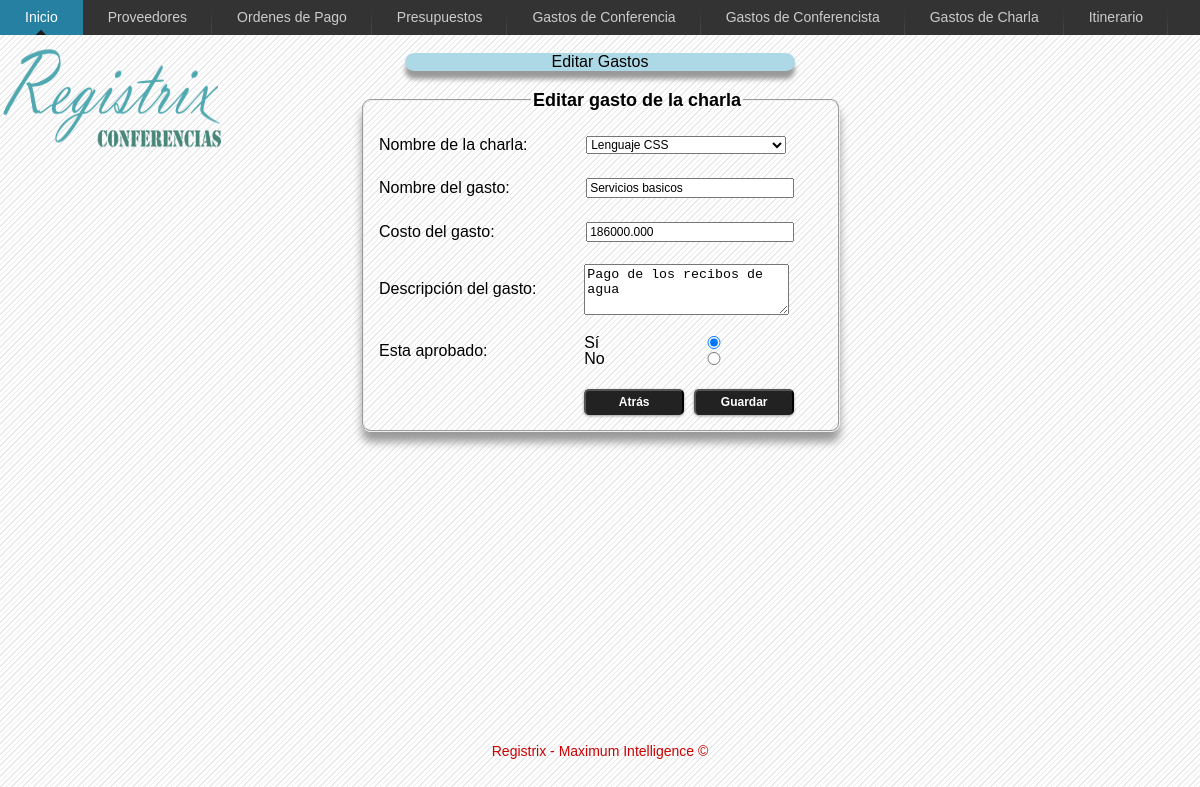
Screenshot of /RegistrarGastosCharla/editarGastosCharla.php?idgasto=11&idcharla=2&idtipogasto=14 with the database file from the repository.
### tables this page shows
CREATE TABLE IF NOT EXISTS `tcharla` (
  `id_charla` int(11) NOT NULL AUTO_INCREMENT,
  `titulo_charla` varchar(200) NOT NULL,
  `descripcion` text NOT NULL,
  `esta_aprobada` tinyint(1) DEFAULT '0',
  `duracion` int(11) NOT NULL DEFAULT '0',
  `id_conferencia` int(11) NOT NULL,
  `id_persona` int(11) NOT NULL,
  `es_charla` tinyint(1) DEFAULT '1',
  `id_documento` int(11) DEFAULT '0',
  `hora` time NOT NULL,
  `fecha` date DEFAULT NULL,
  `costo_entrada` float(9,3) NOT NULL,
  `id_categoria` int(11) NOT NULL,
  PRIMARY KEY (`id_charla`),
  KEY `id_persona` (`id_persona`),
  KEY `id_conferencia` (`id_conferencia`),
  KEY `id_categoria` (`id_categoria`)
);

CREATE TABLE IF NOT EXISTS `ttipo_gasto` (
  `id_tipo_gasto` int(11) NOT NULL AUTO_INCREMENT,
  `nombre_tipo_gasto` char(20) NOT NULL,
  `descripcion_tipo_gasto` text,
  PRIMARY KEY (`id_tipo_gasto`)
);

CREATE TABLE IF NOT EXISTS `tgasto` (
  `id_gasto` int(11) NOT NULL AUTO_INCREMENT,
  `descripcion` text NOT NULL,
  `costo` float(9,3) DEFAULT '0.000',
  `hospedaje_duracion` int(11) DEFAULT '0',
  `hospedaje_lugar` varchar(150) DEFAULT 'N/A',
  `transporte_origen` varchar(150) DEFAULT 'N/A',
  `esta_aprobado` tinyint(1) DEFAULT NULL,
  `id_tipo_gasto` int(11) NOT NULL,
  PRIMARY KEY (`id_gasto`),
  KEY `id_tipo_gasto` (`id_tipo_gasto`)
);

### includes/conexion.php (called while the page is built, shortened)
<?php
class ConectarMySQL {
    public static function conexion() {
        $BaseDatos = "registrix";
        $Servidor = "localhost";
        $Usuario = "root";
        $Clave = "12345";
        @$conexion = mysql_connect($Servidor, $Usuario, $Clave);
        @$seleccionarBase = mysql_select_db($BaseDatos, $conexion);
        return $conexion;
    }
}
?>

### includes/fachadaGastosCharla.php (called while the page is built, shortened)
<?php
require_once ("conexion.php");
class fachadaGastosCharla {
    private $consultas;
    public function __construct() {
        $this->consultas = array();
    }
    public function mostrarGastosPorId($idgasto) {
        $sql = "SELECT g.id_tipo_gasto, g.id_gasto,c.id_charla,c.titulo_charla, tg.nombre_tipo_gasto, tg.descripcion_tipo_gasto, g.costo, g.esta_aprobado
				FROM tcharla c
				JOIN tcharla_tgasto cg
				ON c.id_charla=cg.id_charla
				JOIN tgasto g
				ON cg.id_gasto=g.id_gasto
				JOIN ttipo_gasto tg
				ON g.id_tipo_gasto=tg.id_tipo_gasto
				WHERE g.id_gasto = '$idgasto' ";
	$editarGastoPorId = mysql_query($sql, ConectarMySQL::conexion());
	while ($resultadoGasto = mysql_fetch_assoc($editarGastoPorId)) {
		$this->consultas[] = $resultadoGasto;
	}
	return $this->consultas;
    }
}
?>

### RegistrarGastosCharla/editarGastosCharla.php (the view, shortened to what this page needs)
<?php
require_once("../includes/fachadaGastosCharla.php");
$editarGastoCharla = new fachadaGastosCharla();
$actualizarGastosCharla = $editarGastoCharla->mostrarGastosPorId($_GET['idgasto']);
$idcharla = $_GET['idcharla'];
$sqlCharla = "SELECT id_charla, titulo_charla
				   FROM tcharla";
?>
<!DOCTYPE html PUBLIC "-//W3C//DTD HTML 4.01 Transitional//EN" "http://www.w3.org/TR/html4/loose.dtd">
<html>
	<head>
		<link rel="stylesheet" type="text/css" href="../css/registrarGastosCharla/styles_edit.css" />
	</head>
	<body>
		<?php
			include '..'.DIRECTORY_SEPARATOR.'includes'.DIRECTORY_SEPARATOR.'barra_navegacion_registrar_gastos_charla.php';
			include '..'.DIRECTORY_SEPARATOR.'includes'.DIRECTORY_SEPARATOR.'imagen_registrix.php';
		?>
		<div class="wrapper">
			<div id="wrap">
				<div id="titulo">
					Editar Gastos
				</div>
				<br>
				<form id="gastos_charla" name="gastos_charla" method="post" action="editarGastosCharla.php" onsubmit="return validarRegistroGastosCharla()">
			<fieldset>
				<legend>Editar gasto de la charla</legend>
					<table>
						<tr>
							<td>
							<br />
								Nombre de la charla:
							</td>
							<td>
							<br />
							<select name="id_charla" name="id_charla">
                                <?php
								$resConsulta = mysql_query($sqlCharla, ConectarMySQL::conexion());
								while ($rowConsulta=mysql_fetch_assoc($resConsulta)) {
									$charla=$rowConsulta['id_charla'];
									$titulo=$rowConsulta['titulo_charla'];
								?>
								<option value="<?php echo $charla ?>" <?php if($idcharla==$charla){ echo "selected='selected' ";} ?>><?php echo $titulo ?></option>
								<?php } ?>
							</select>
							</td>
						</tr>
						<tr>
							<td>
							<br />
								Nombre del gasto:
							</td>
							<td>
							<br />
								<input id="nombre_tipo_gasto" type="text" name="nombre_tipo_gasto" size="28" maxlength="28" value="<?php echo $actualizarGastosCharla[0]["nombre_tipo_gasto"]; ?>" />
							</td>
						</tr>
						<tr>
							<td>
							<br />
								Costo del gasto:
							</td>
							<td>
							<br />
								<input id="costo_del_gasto" type="text" name="costo_del_gasto" size="28" maxlength="28" value="<?php echo $actualizarGastosCharla[0]["costo"]; ?>"/>
							</td>
						</tr>
						<tr>
							<td>
							<br />
								 Descripci&oacute;n del gasto:
							</td>
							<td>
							<br />
								<textarea id="descripcion_tipo_gasto" name="descripcion_tipo_gasto" cols="23" rows="3"><?php echo $actualizarGastosCharla[0]["descripcion_tipo_gasto"];  ?></textarea>
							<br />
							</td>
						</tr>
						<tr>
							<td>
							<br />
								Esta aprobado:
							</td>
							<td>
							<br />
								<?php
								if($actualizarGastosCharla[0]["esta_aprobado"] == "1"){  ?>
								<input id="esta_aprobado" name="esta_aprobado" type="radio" value="1" checked> S&iacute; <br/>
									<input id="esta_aprobado" name="esta_aprobado" type="radio" value="0"> No <br/>
								<?php } else { ?>
									<input id="esta_aprobado" name="esta_aprobado" type="radio" value="1"> S&iacute; <br/>
									<input id="esta_aprobado" name="esta_aprobado" type="radio" value="0" checked> No <br/>
								<?php } ?>
							</td>
						</tr>
						<tr>
							<td>
							<br />
							</td>
							<td>
							<br />
								<input id="volver" type="button" value="Atr&aacute;s" onClick="volverMostrarGastosCharla();">
								<input id="enviar" type="submit" value="Guardar"/>
							<br />
							</td>
						</tr>
					</table>
	        </fieldset>
		</form>
			</div>
		</div>
		<div class="footer">
			<p>Registrix - Maximum Intelligence &copy;</p>
		</div>
	</body>
</html>

### css/registrarGastosCharla/styles_edit.css (style rules this page uses)
body { font-family: "Trebuchet MS", Geneva, Arial, Helvetica, sans-serif; background-image: url("../../imagenes/fondo.gif"); }
form { padding:2px; display:block; width:450px; margin-left: 360px; text-align:left; }
legend { font-family: "Trebuchet MS", Geneva, Arial, Helvetica, sans-serif; font-weight: bold; font-size: 18px; border:1px silver; color: black; margin-left: 155px; }
input,select { margin:2px; font-family: "Trebuchet MS", Geneva, Arial, Helvetica, sans-serif; font-size: 12px; display: block; width: 200px; }
fieldset { float: left; width: 100%; display: block; line-height: 1; -moz-border-radius: 9px; -webkit-border-radius: 9px; -moz-box-shadow: 0 10px 10px #999; -webkit-box-shadow: 0 10px 10px #999; }
td { width: 250px; }
#titulo { margin: 0 auto 0 auto; width:390px; color: black; -moz-border-radius: 10px; -webkit-border-radius: 10px; -moz-box-shadow: 0 8px 5px #999; -webkit-box-shadow: 0 8px 5px #999; background-color:lightblue; text-align:center; }
#enviar { background: #222 repeat-x; display: inline-block; padding: 5px 10px 6px; color: #fff; text-decoration: none; font-weight: bold; line-height: 1; width: 100px; margin-left: 110px; text-align: center; -moz-border-radius: 5px; -webkit-border-radius: 5px; -moz-box-shadow: 0 1px 3px #999; -webkit-box-shadow: 0 1px 3px #999; text-shadow: 0 -1px 1px #222; border-bottom: 1px solid #222; position: relative; cursor: pointer; }
#volver { background: #222 repeat-x; display: inline-block; padding: 5px 10px 6px; color: #fff; text-decoration: none; font-weight: bold; line-height: 1; width: 100px; margin-left: 0px; text-align: center; -moz-border-radius: 5px; -webkit-border-radius: 5px; -moz-box-shadow: 0 1px 3px #999; -webkit-box-shadow: 0 1px 3px #999; text-shadow: 0 -1px 1px #222; border-bottom: 1px solid #222; position: absolute; cursor: pointer; }
#esta_aprobado { position: absolute; margin:1px; margin-left: 30px; }
* { margin: 0; }
html, body { height: 97%; }
.wrapper { min-height: 97%; height: auto !important; height: 97%; margin: 0 auto -4em; }
.footer, .push { height: 4em; }
.footer p { margin:0 auto 0 auto; text-align: center; line-height: 65px; color: #C00; font-size: 14px; }
.footer, .push { clear: both; }
#wrap { margin:0 auto 0 auto; width:1200px; }

### rows the page displays
tcharla: nombre_tipo_gasto "Servicios basicos", costo_del_gasto "186000.000", descripcion_tipo_gasto "Pago de los recibos de agua"

### other values shown
form field id_charla "Lenguaje CSS"
